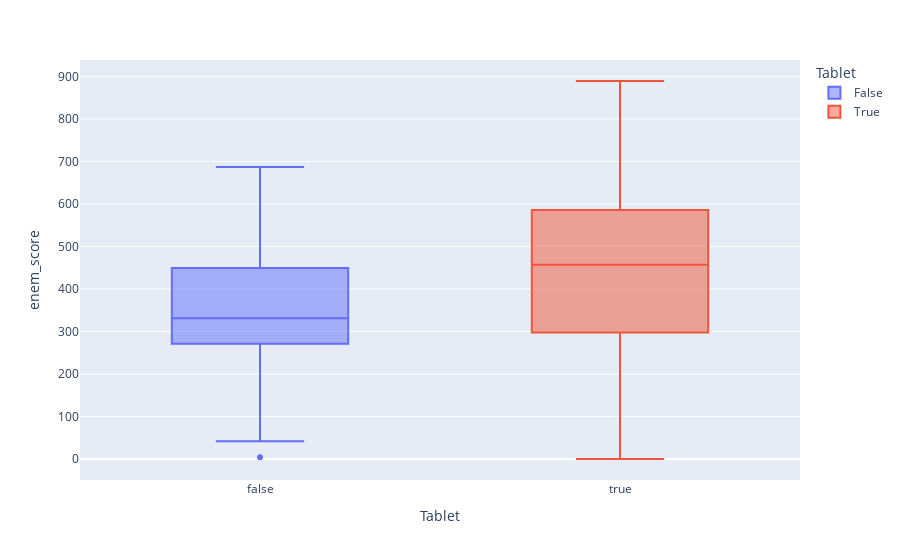

Notebook source saved alongside this figure:
### Code cell
fig = px.box(data, x="Tablet", y="enem_score", color="Tablet")
fig.show()

### Figure 1 — Plotly figure (JSON) as saved in the notebook; plotly's stock layout.template omitted (floating-point values rounded to 4 significant figures)
{"data": [{"alignmentgroup": "True", "hovertemplate": "Tablet=%{x}<br>enem_score=%{y}<extra></extra>", "legendgroup": "False", "marker": {"color": "#636efa"}, "name": "False", "notched": false, "offsetgroup": "False", "orientation": "v", "showlegend": true, "type": "box", "x": [false, false, false, false, false, false, false, false, false, false, false, false, false, false, false, false, false, false, false, false, false, false, false, false, false, false, false, false, false, false, false, false, false, false, false, false, false, false, false, false, false, false, false, false, false, false, false, false, false, false, false, false, false, false], "x0": " ", "xaxis": "x", "y": [227.6, 400.9, 122.8, 315.1, 687.1, 373.2, 306.4, 336.9, 350.1, 563.0, 523.6, 302.3, 261.2, 384.2, 320.1, 151.4, 318.1, 271.2, 315.2, 387.2, 456.7, 280.3, 451.5, 290.3, 444.4, 41.84, 338.1, 325.1, 444.4, 574.3, 306.4, 506.5, 578.8, 650.6, 449.2, 4.043, 661.5, 502.3, 197.6, 252.6, 306.3, 379.4, 310.7, 157.6, 301.3, 567.5, 538.4, 344.3, 192.2, 117.9, 378.5, 417.6, 190.3, 116.0], "y0": " ", "yaxis": "y"}, {"alignmentgroup": "True", "hovertemplate": "Tablet=%{x}<br>enem_score=%{y}<extra></extra>", "legendgroup": "True", "marker": {"color": "#EF553B"}, "name": "True", "notched": false, "offsetgroup": "True", "orientation": "v", "showlegend": true, "type": "box", "x": [true, true, true, true, true, true, true, true, true, true, true, true, true, true, true, true, true, true, true, true, true, true, true, true, true, true, true, true, true, true, true, true, true, true, true, true, true, true, true, true, true, true, true, true, true, true], "x0": " ", "xaxis": "x", "y": [219.1, 115.4, 585.3, 338.8, 0.0, 557.1, 303.9, 764.9, 605.6, 793.1, 564.6, 439.6, 585.6, 350.2, 379.6, 393.3, 247.5, 511.0, 495.3, 692.3, 217.2, 746.0, 276.9, 512.4, 656.5, 355.7, 463.0, 516.7, 403.8, 546.9, 550.0, 286.4, 619.4, 136.0, 889.1, 365.9, 679.3, 687.7, 834.7, 576.2, 378.8, 254.1, 451.0, 113.3, 266.2, 297.4], "y0": " ", "yaxis": "y"}], "layout": {"boxmode": "overlay", "legend": {"title": {"text": "Tablet"}, "tracegroupgap": 0}, "margin": {"t": 60}, "xaxis": {"anchor": "y", "categoryarray": [false, true], "categoryorder": "array", "domain": [0, 1], "title": {"text": "Tablet"}}, "yaxis": {"anchor": "x", "domain": [0, 1], "title": {"text": "enem_score"}}}}
